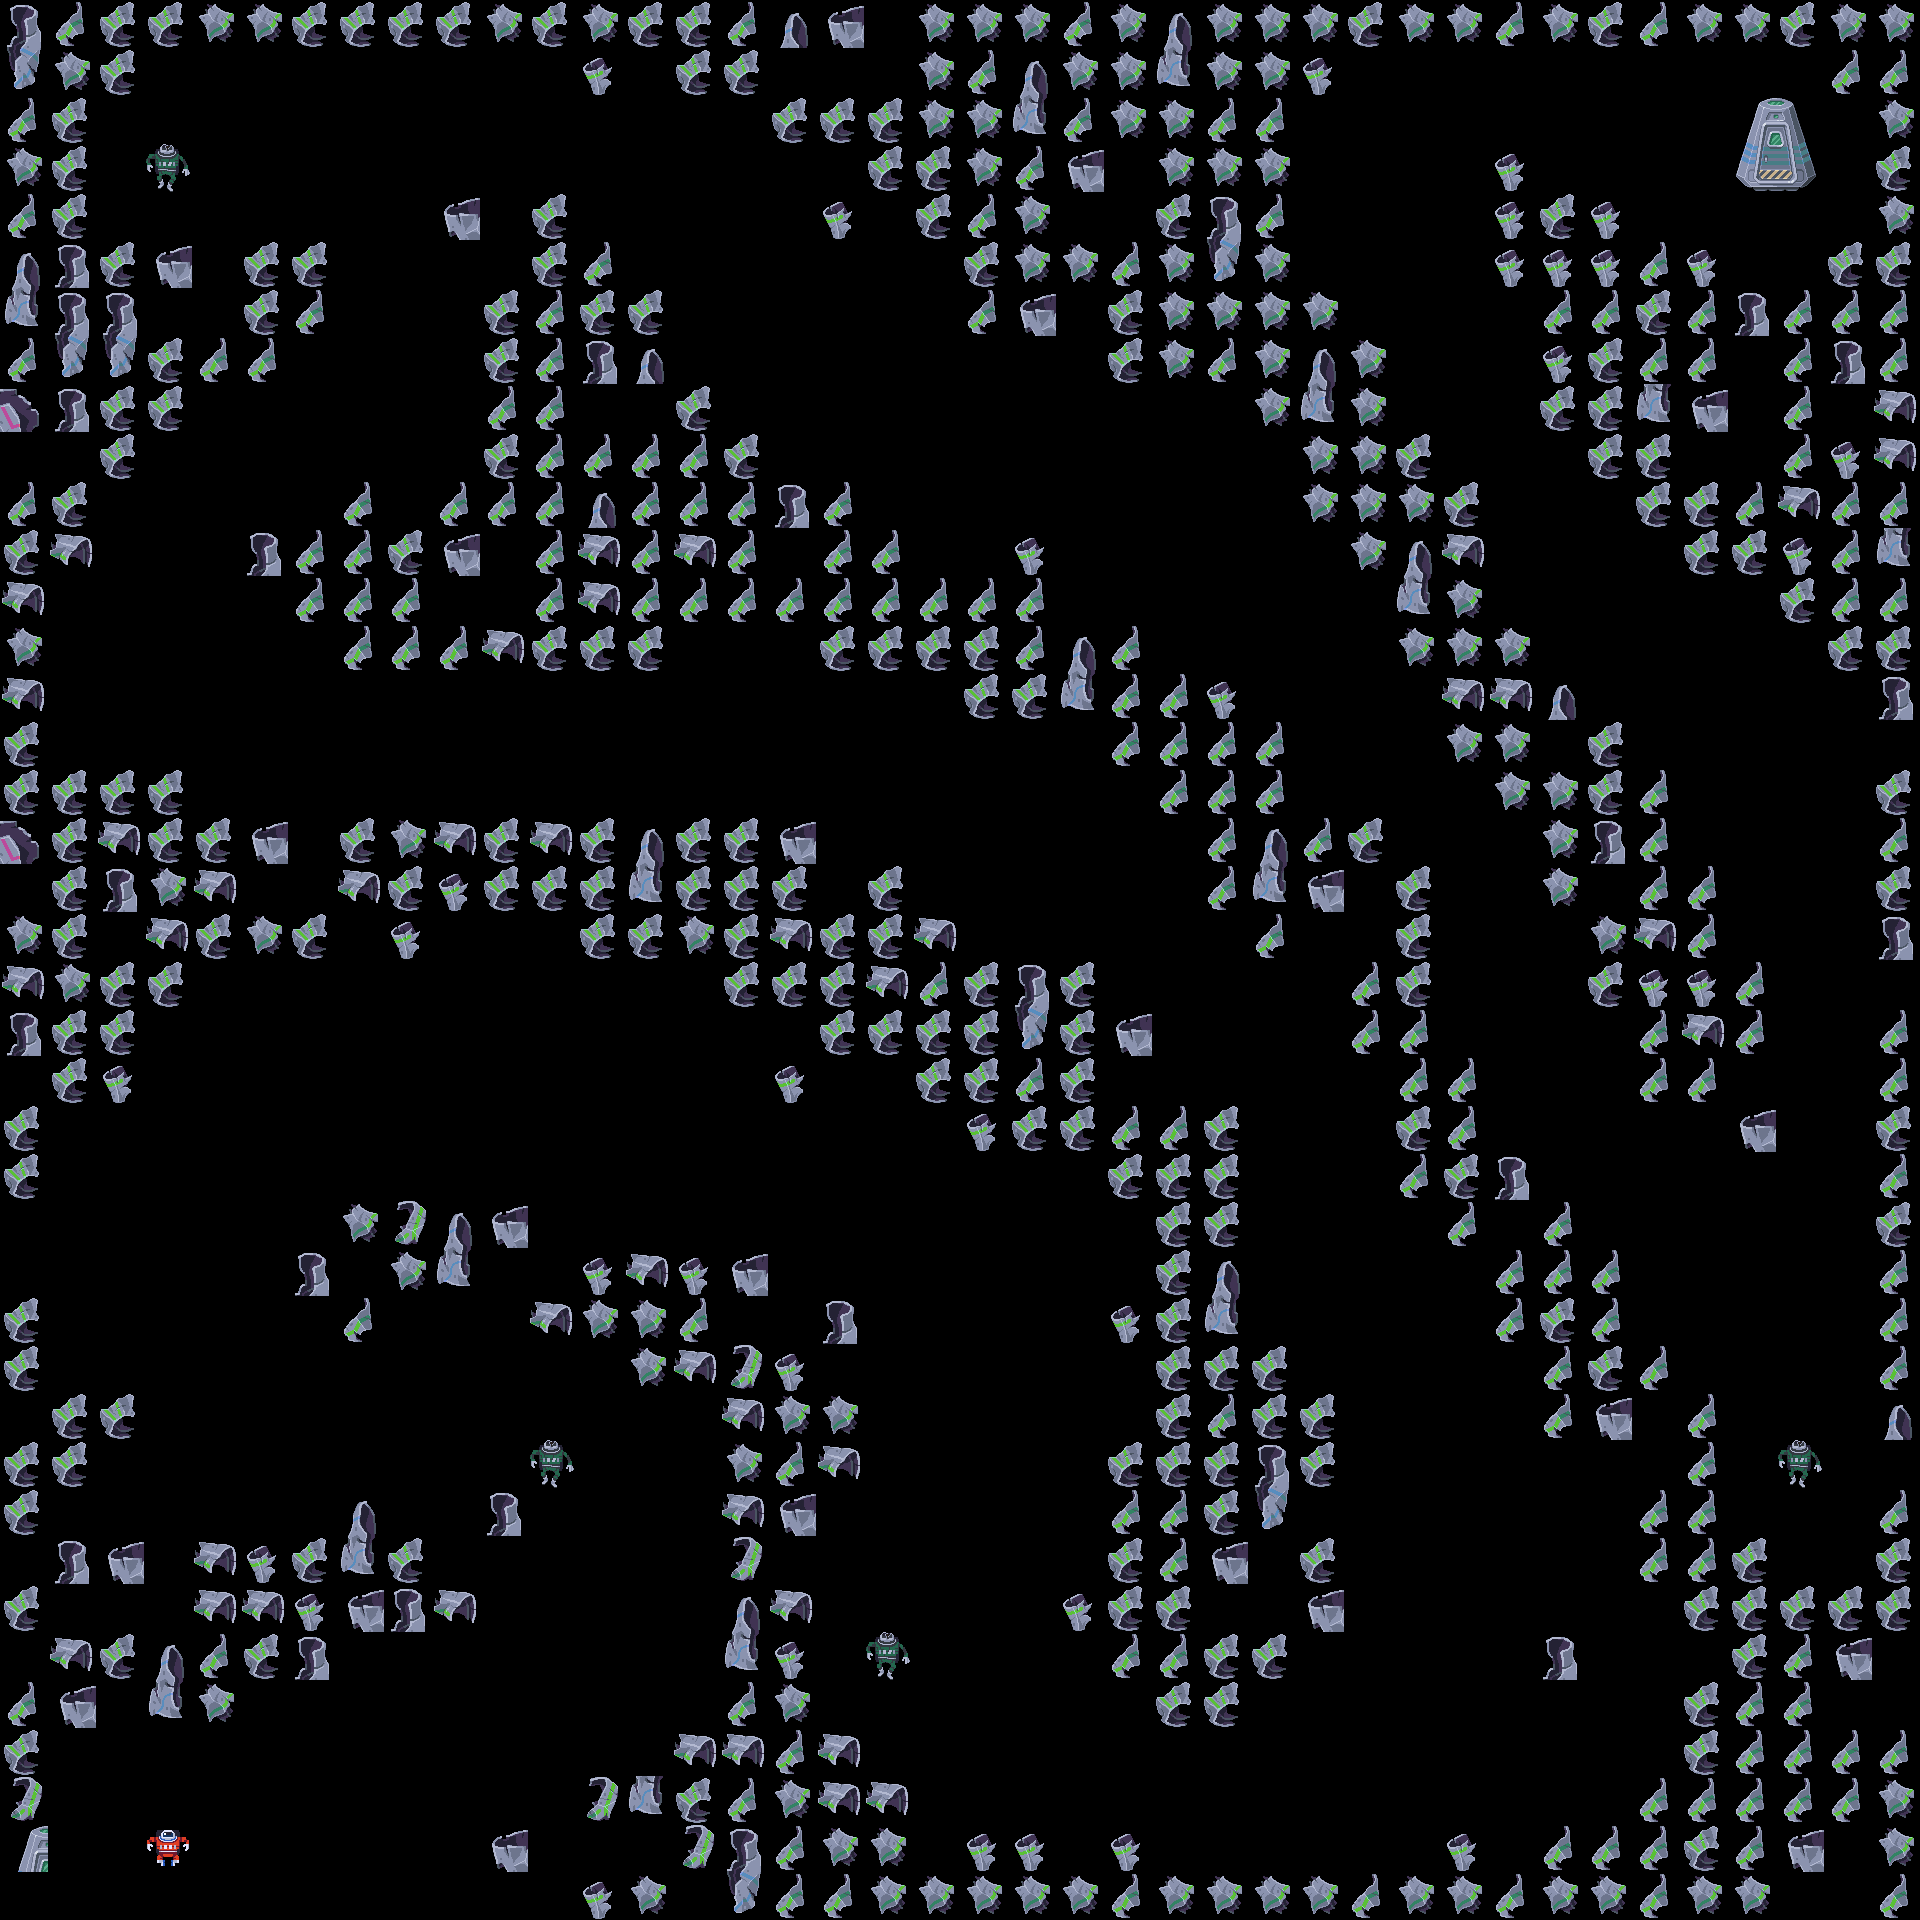

The image is a tile-based game level rendered from a .tmx file. Its description and source (layers, tilesets, objects; grid data summarised) follow:
An orthogonal 40x40 tile map with 48x48 px tiles, 3 tile layers (Background 1, Background 2, Debris).

<map version="1.2" tiledversion="1.2.4" orientation="orthogonal" renderorder="right-down" width="40" height="40" tilewidth="48" tileheight="48" infinite="0" nextlayerid="4" nextobjectid="1">
 <properties>
  <property name="nextmap" value="map2.tmx" />
 </properties>
 <tileset firstgid="1" source="astrodrift_test.tsx" />
 <layer id="1" name="Background 1" width="40" height="40">
  <properties>
   <property name="layer" type="int" value="80" />
  </properties>
  <data>[1600 cells, 0 non-empty, 0 distinct tile ids]</data>
 </layer>
 <layer id="2" name="Background 2" width="40" height="40">
  <properties>
   <property name="layer" type="int" value="90" />
  </properties>
  <data>[1600 cells, 0 non-empty, 0 distinct tile ids]</data>
 </layer>
 <layer id="3" name="Debris" width="40" height="40">
  <properties>
   <property name="layer" type="int" value="100" />
  </properties>
  <data>[1600 cells, 667 non-empty, 18 distinct tile ids]</data>
 </layer>
</map>
